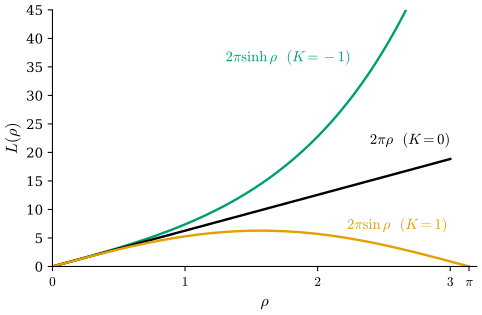

Write Python code to recreate this figure.
"""Figure 0.8.4: circumference of a geodesic circle of radius ρ in the three model spaces (Section 0.8).

Unit sphere (K = 1): 2π sin ρ (0 ≤ ρ ≤ π); Euclidean plane (K = 0): 2πρ; hyperbolic plane (K = −1): 2π sinh ρ.
Self-checks: in U² the geodesic circle of radius ρ about (0, 1) is the Euclidean circle with centre (0, cosh ρ) and radius
sinh ρ; its points are at hyperbolic distance ρ from (0, 1) and its g-length, computed numerically, is 2π sinh ρ.
On the unit sphere the circle of latitude at colatitude ρ has length 2π sin ρ.

Run from the project root: ``PYTHONPATH=tools python3 chapters/00-tour/figures/fig-0-8-4-circle-growth.py``
"""

import dgfig

dgfig.setup()

import matplotlib.pyplot as plt
import numpy as np

C = dgfig.COLORS
LW = dgfig.LW


def d_hyp(p, q):
    """distance in U² = {y > 0}, g = (dx² + dy²)/y²"""
    return np.arccosh(1 + ((p[0] - q[0]) ** 2 + (p[1] - q[1]) ** 2) / (2 * p[1] * q[1]))


# self-checks (§12.1)
t = np.linspace(0, 2 * np.pi, 20001)
for rho in (0.5, 1.0, 2.0):
    cx, cy, R = 0.0, np.cosh(rho), np.sinh(rho)
    pts = np.stack([cx + R * np.cos(t), cy + R * np.sin(t)], 1)
    assert np.max(np.abs(d_hyp(np.array([0.0, 1.0]), pts.T) - rho)) < 1e-10
    mid = (pts[1:] + pts[:-1]) / 2
    L = np.sum(np.linalg.norm(np.diff(pts, axis=0), axis=1) / mid[:, 1])
    assert abs(L - 2 * np.pi * np.sinh(rho)) < 1e-5
    lat = np.stack([np.sin(rho) * np.cos(t), np.sin(rho) * np.sin(t)], 1)
    assert abs(np.sum(np.linalg.norm(np.diff(lat, axis=0), axis=1)) - 2 * np.pi * np.sin(rho)) < 1e-6

fig, ax = plt.subplots(figsize=(5.2, 3.3))
r = np.linspace(0, 3.0, 400)
rs = np.linspace(0, np.pi, 400)
ax.plot(r, 2 * np.pi * np.sinh(r), color=C["third"], lw=LW["main"])
ax.plot(r, 2 * np.pi * r, color=C["main"], lw=LW["main"])
ax.plot(rs, 2 * np.pi * np.sin(rs), color=C["accent"], lw=LW["main"])
ax.set_xlim(0, 3.2)
ax.set_ylim(0, 45)
ax.set_xlabel(r"$\rho$", fontsize=12)
ax.set_ylabel(r"$L(\rho)$", fontsize=12)
ax.set_xticks([0, 1, 2, 3, np.pi])
ax.set_xticklabels([r"$0$", r"$1$", r"$2$", r"$3$", r"$\pi$"])
for s in ("top", "right"):
    ax.spines[s].set_visible(False)
ax.text(2.25, 36, r"$2\pi\sinh\rho$  $(K = -1)$", fontsize=11, color=C["third"], ha="right")
ax.text(3.0, 21.5, r"$2\pi\rho$  $(K = 0)$", fontsize=11, color=C["main"], ha="right")
ax.text(2.6, 6.6, r"$2\pi\sin\rho$  $(K = 1)$", fontsize=11, color=C["accent"], ha="center")
fig.subplots_adjust(left=0.13, right=0.98, top=0.97, bottom=0.16)
dgfig.save(fig, __file__)
